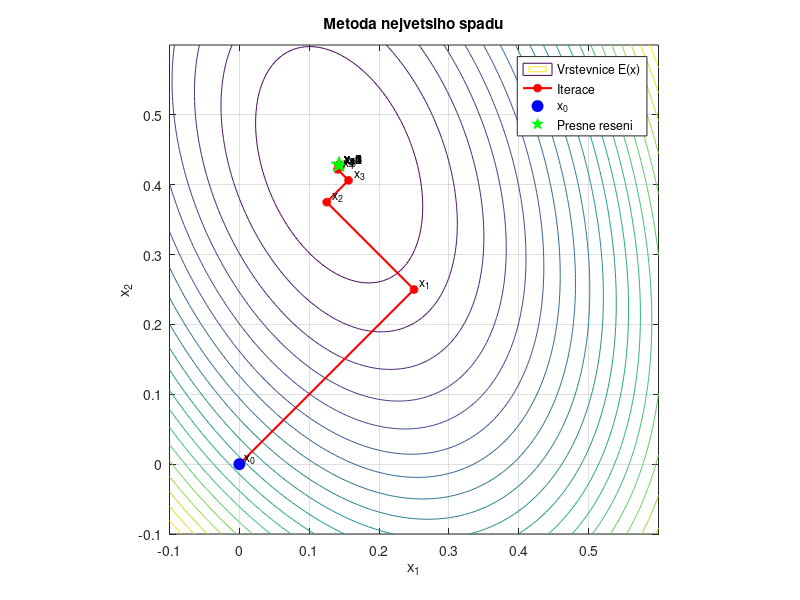

Write the MATLAB code that produced this figure.
clear; clc; close all;

A = [4 1; 1 2];
b = [1; 1];
iters = 15;
x0 = [0; 0];

E = @(x) 0.5*dot(x,A*x) - dot(b,x);

x_SD = zeros(2,iters+1);
x_SD(:,1) = x0;
r = b-A*x0;

fprintf(' k       x_1          x_2          ||r||          E(x)\n');
fprintf('---------------------------------------------------------\n');
fprintf('%2d   %10.6f   %10.6f   %.4e   %.8f\n', ...
    0,x0(1),x0(2),norm(r),E(x0));

for k = 1:iters
    Ar = A*r;
    alpha = dot(r,r)/dot(r,Ar);

    x_SD(:,k+1) = x_SD(:,k) + alpha*r;
    r = r-alpha*Ar;

    fprintf('%2d   %10.6f   %10.6f   %.4e   %.8f\n', ...
        k,x_SD(1,k+1),x_SD(2,k+1),norm(r),E(x_SD(:,k+1)));

    if norm(r) < 1e-12
        x_SD = x_SD(:,1:k+1);
        break
    end
end

% Presne reseni
x = A\b;
fprintf('\nPresne reseni: x = (%.6f, %.6f)^T\n',x(1),x(2));

% Vrstevnice energeticke funkce
[x1,x2] = meshgrid(linspace(-0.1,0.6,200), ...
    linspace(-0.1,0.6,200));

F = 0.5*(A(1,1)*x1.^2 + 2*A(1,2)*x1.*x2 ...
    + A(2,2)*x2.^2) - b(1)*x1 - b(2)*x2;

figure;
contour(x1,x2,F,20);
hold on;

% Trajektorie iteraci
plot(x_SD(1,:),x_SD(2,:),'ro-','LineWidth',1.5, ...
    'MarkerFaceColor','r','MarkerSize',5);

% Pocatecni aproximace a presne reseni
plot(x0(1),x0(2),'bo','MarkerFaceColor','b','MarkerSize',8);
plot(x(1),x(2),'p','MarkerFaceColor','g','MarkerEdgeColor','g', ...
    'MarkerSize',12);

% Popisky iteraci
for k = 0:size(x_SD,2)-1
    text(x_SD(1,k+1)+0.008,x_SD(2,k+1)+0.008, ...
        sprintf('x_%d',k),'FontSize',9);
end

xlabel('x_1');
ylabel('x_2');
title('Metoda nejvetsiho spadu');
legend('Vrstevnice E(x)','Iterace','x_0','Presne reseni', ...
    'Location','best');
axis equal;
grid on;
hold off;
